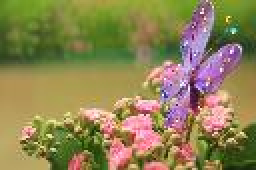
#> input picture laboratorios_de_informatica/aulas-praticas/guiao07/out/exec2-3-flor-0.125-1.jpg, 128 x 85 px (shown 2 times larger); its folder holds only this picture in this run
$ python exec2-3.py out/exec2-3-flor-0.125-1.jpg   (older library calls are emulated)
#> lines starting #> are read from the running program, lines starting #| are printed output that depends on the picture
from PIL import Image
from PIL import ExifTags
import sys

def main(fnames):
    print("1 - Nearest")
    print("2 - Bilinear")
    print("3 - Bicubic")
    print("4 - Antialias")
    print("Metodo de processamento:")
    metodoi = int(input())
#> the answer given: 3
    if metodoi == 1:
        metodo = Image.NEAREST
    elif metodoi == 2:
        metodo = Image.BILINEAR
    elif metodoi == 3:
        metodo = Image.BICUBIC
    elif metodoi == 4:
        metodo = Image.ANTIALIAS
    else:
        print("Metodo inválido")
        return

    for fname in fnames[1:]:
        im = Image.open(fname)
#> im is the input picture: PIL image 128x85 RGB; mean R, G, B 142.1, 130.7, 82.2
        name = fname.split('.')[0]
        ext  = fname.split('.')[1]
        width, height = im.size
#> width = 128; height = 85
        for s in [2, 1.5, 0.5, 0.25, 0.125]:
            dimension = (int(width*s), int(height*s))
            new_im = im.resize(dimension, metodo)
            new_im.save(f"./out/exec2-3-{name}-{s}-{metodoi}.{ext}")
#> this loop made 5 passes
#> pass 1, in main, `new_im = im.resize(dimension, metodo)`:
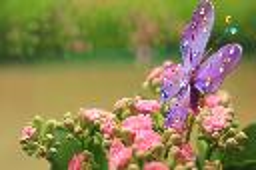
#> new_im: PIL image 256x170 RGB; mean R, G, B 142, 130.7, 82.2
#> pass 2, in main, `new_im = im.resize(dimension, metodo)`:
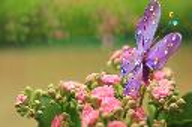
#> new_im: PIL image 192x127 RGB; mean R, G, B 142, 130.7, 82.2
#> pass 3, in main, `new_im = im.resize(dimension, metodo)`:
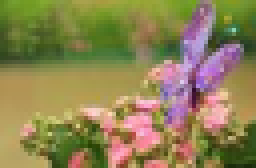
#> new_im: PIL image 64x42 RGB (shown 4 times larger); mean R, G, B 142.1, 130.7, 82.2
main(sys.argv)

$ run again, on laboratorios_de_informatica/aulas-praticas/guiao07/out/exec2-3-ribeira_porto-0.125-2.gif
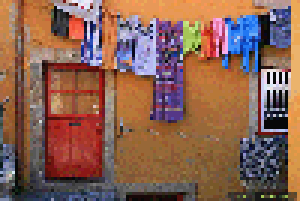
#> input picture laboratorios_de_informatica/aulas-praticas/guiao07/out/exec2-3-ribeira_porto-0.125-2.gif, 100 x 67 px (shown 3 times larger)
#> in main, im is the input picture: PIL image 100x67 P; mean R, G, B 136.7, 97.9, 82.9
#> the loop in main, `for s in [2, 1.5, 0.5, 0.25, 0.125]:` made 5 passes
#> pass 2, in main, `new_im = im.resize(dimension, metodo)`:
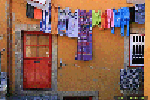
#> new_im: PIL image 150x100 P; mean R, G, B 136.3, 98.1, 83.3
#> pass 3, in main, `new_im = im.resize(dimension, metodo)`:
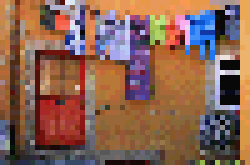
#> new_im: PIL image 50x33 P (shown 5 times larger); mean R, G, B 136.3, 98.8, 83.2
